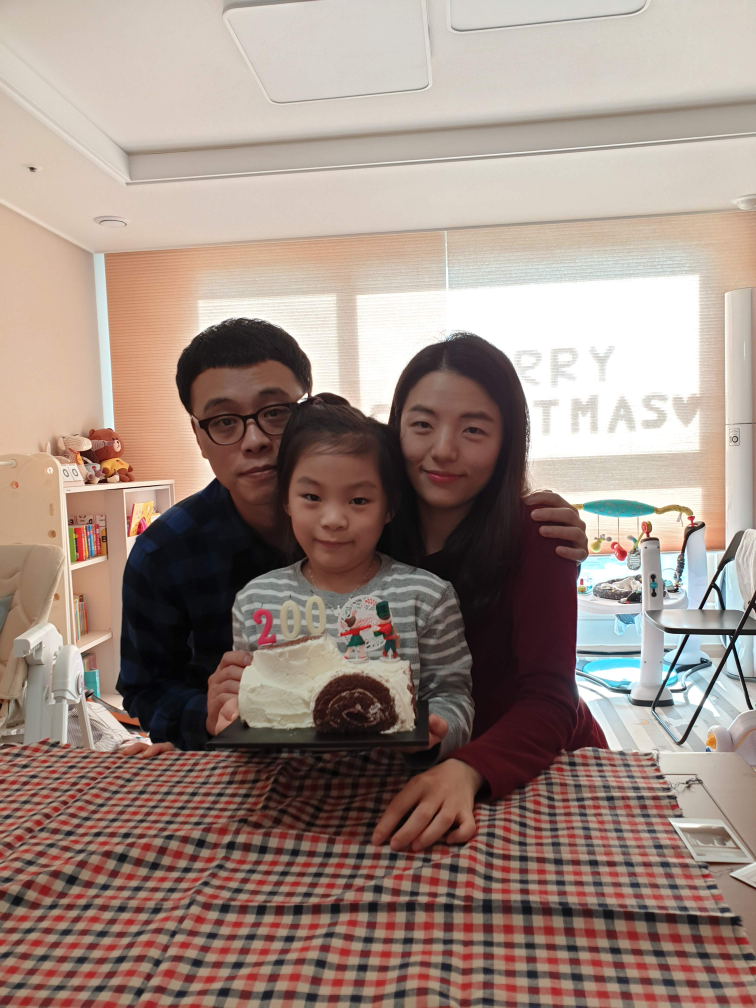
#> input picture 98_LearningData/01_Origin/20181225_113834.jpg, 3024 x 4032 px (shown at 1/4 size); its folder holds only this picture in this run
$ jupyter execute '502_사진에서_얼굴_추출_후_자르기.ipynb'
#> lines starting #> are read from the running program, lines starting #| are printed output that depends on the picture
#> further down, img is the input picture: shape (4032, 3024, 3); mean B, G, R 129.8, 139, 158.1
[cell 1]
import cv2

[cell 2]
face_cascades = cv2.CascadeClassifier('./98_LearningData/00_haarcascades/haarcascade_frontalface_default.xml')
eye_cascades = cv2.CascadeClassifier('./98_LearningData/00_haarcascades/haarcascade_lefteye_2splits.xml')

[cell 3]
def trim_face(img, fileName):
        #이미지를 흑백으로 변경
#> called with fileName = '20181225_113834.jpg'
        grayscale_img = cv2.cvtColor(img, cv2.COLOR_BGR2GRAY)
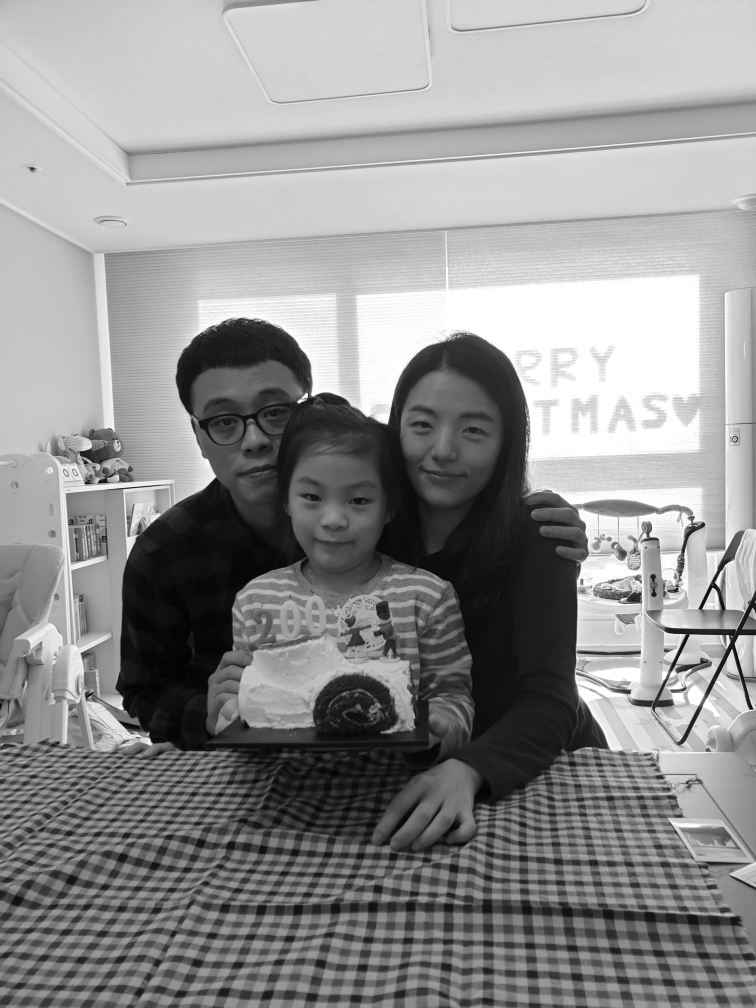
#> grayscale_img: shape (4032, 3024) (shown at 1/4 size); min 0, max 255, mean 143.7

        #얼굴 검출
        faces = face_cascades.detectMultiScale(grayscale_img, scaleFactor=1.1,
                                               minNeighbors=5,
                                               minSize=(100,100),
                                               flags=cv2.CASCADE_SCALE_IMAGE)
#> faces = [[846, 2662, 145, 145], [849, 2601, 158, 158], [1097, 1810, 477, 477], [1544, 1515, 493, 493]]

        iOrd = 1

        #검출한 얼굴 주위에 테두리를 그린다
        for(x, y, width, height) in faces:
            #이미지 자르기
            img_trim = img[y:y+height, x:x+width]

            eye_list = eye_cascades.detectMultiScale(img_trim,scaleFactor = 1.15, minNeighbors=1,minSize=(10,10))

            #눈이 있을 경우(잡힌게 2개 이상)
            if len(eye_list) >= 2:
                '''눈 부분에 표시 처리
                for eye in eye_list:
                    eyeX,eyeY,eyeW,eyeH = eye
                    cv2.rectangle(img_trim, (eyeX, eyeY), (eyeX + eyeW, eyeY + eyeH), (0, 255, 0), thickness=8)
                '''
                #파일명 만들기
                timFileName = fileName.replace(".jpg", "")
                timFileName += "_" + str(iOrd) + ".jpg"

                #이미지 사이즈 리사이즈 하기
                img_trim = cv2.resize(img_trim,(200,200))

                #이미지 흑백 처리
                img_trim = cv2.cvtColor(img_trim, cv2.COLOR_BGR2GRAY)

                #자른 이미지 저장
                cv2.imwrite('./98_LearningData/03_Trim/' + timFileName, img_trim)

                print(str(iOrd) + "번째 얼굴 검출 완료[눈 : " + str(len(eye_list)) + "]")
                iOrd += 1
#> this loop made 4 passes
#> (x, y, width, height, eye_list, timFileName, iOrd) on passes 3 to 4: (1097, 1810, 477, 477, [[102, 105, 118, 118], [279, 111, 125, 125]], '20181225_113834_1.jpg', 2), (1544, 1515, 493, 493, [[286, 121, 137, 137], [88, 103, 126, 126]], '20181225_113834_2.jpg', 3)
#| 1번째 얼굴 검출 완료[눈 : 2]
#| 2번째 얼굴 검출 완료[눈 : 2]
#> pass 1, in trim_face, `img_trim = img[y:y+height, x:x+width]`:
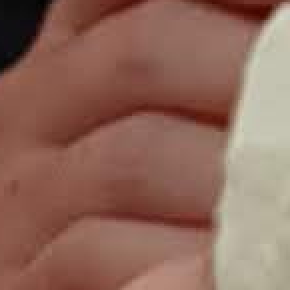
#> img_trim: shape (145, 145, 3) (shown 2 times larger); mean B, G, R 91, 104.8, 142.8
#> pass 2, in trim_face, `img_trim = img[y:y+height, x:x+width]`:
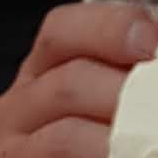
#> img_trim: shape (158, 158, 3); mean B, G, R 81.9, 93.6, 127.7
#> pass 3, in trim_face, `img_trim = img[y:y+height, x:x+width]`:
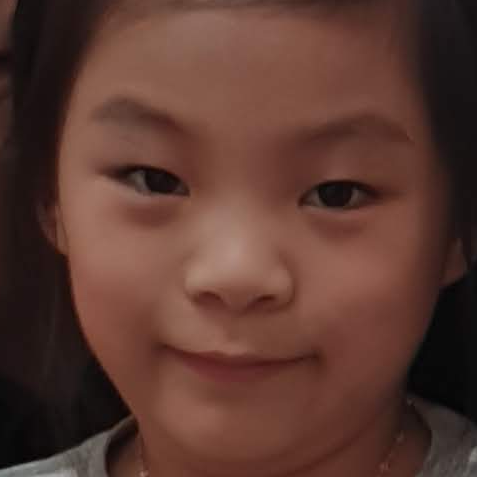
#> img_trim: shape (477, 477, 3); mean B, G, R 49, 57.9, 91.2
#> after the loop:
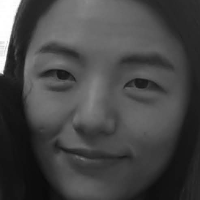
#> img_trim: shape (200, 200); min 9, max 255, mean 70.2
#> after the loop, iOrd = 3

[cell 4]
import os

[cell 5]
files = os.listdir('./98_LearningData/01_Origin')
images = [file for file in files if 'jpg' in file]

[cell 6]
for image in images:
        print("=============================[" + image + "] 얼굴 검출 시작=============================")
        img = cv2.imread('./98_LearningData/01_Origin/' + image)
        trim_face(img, image)
        print("=============================[" + image + "] 얼굴 검출 종료=============================")

$ run again, on 98_LearningData/01_Origin/20191230_142329.jpg
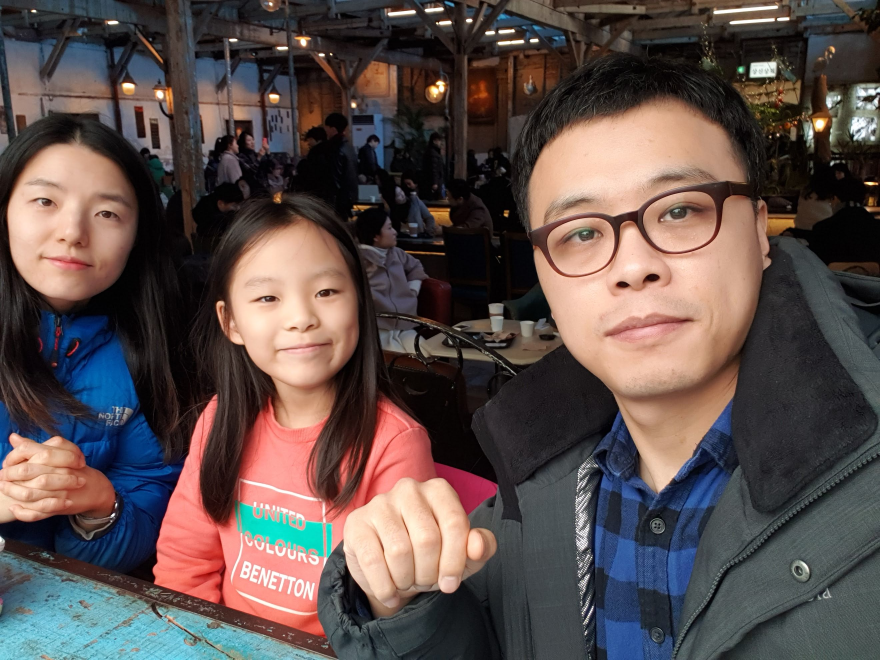
#> input picture 98_LearningData/01_Origin/20191230_142329.jpg, 2640 x 1980 px (shown at 1/3 size)
#> img is the input picture: shape (1980, 2640, 3); mean B, G, R 76, 78.4, 92.1
#> in trim_face, `grayscale_img = cv2.cvtColor(img, cv2.COLOR_BGR2GRAY)`:
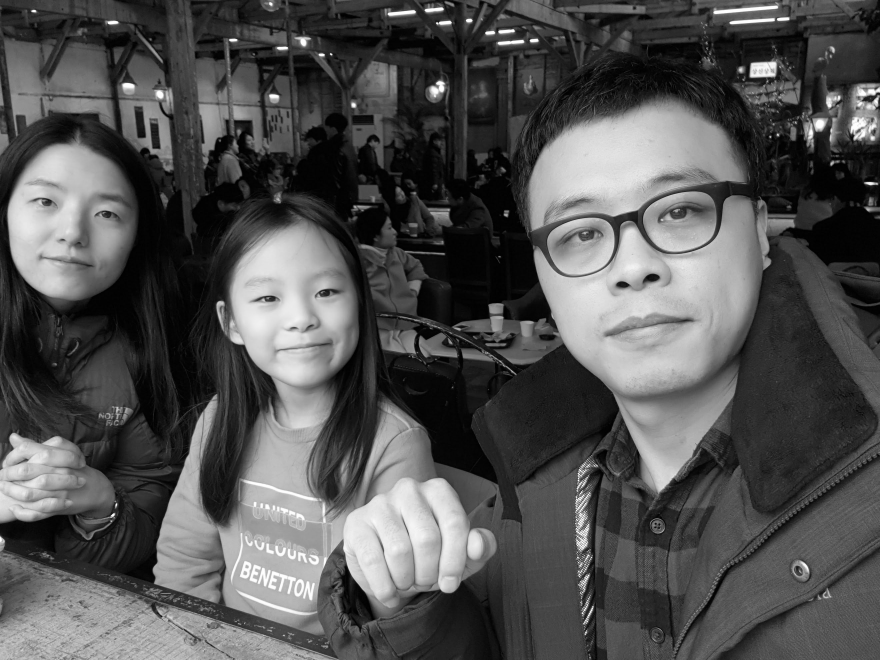
#> grayscale_img: shape (1980, 2640) (shown at 1/3 size); min 0, max 255, mean 82.3
#> faces = [[18, 453, 415, 415], [657, 704, 453, 453], [626, 1436, 406, 406], [1483, 319, 885, 885]]
#> the loop in trim_face, `for(x, y, width, height) in faces:` made 4 passes
#> (x, y, width, height, eye_list, timFileName) on pass 2: (657, 704, 453, 453, [[263, 102, 114, 114], [103, 128, 101, 101]], '20191230_142329_2.jpg')
#> (printed output is left out)
#> after the loop in trim_face, `for(x, y, width, height) in faces:`:
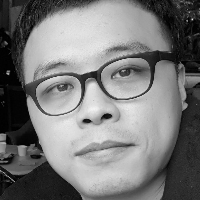
#> img_trim: shape (200, 200); min 0, max 243, mean 121.3
#> after the loop in trim_face, `for(x, y, width, height) in faces:`: iOrd = 4

$ run again, on 98_LearningData/01_Origin/20200101_110730.jpg
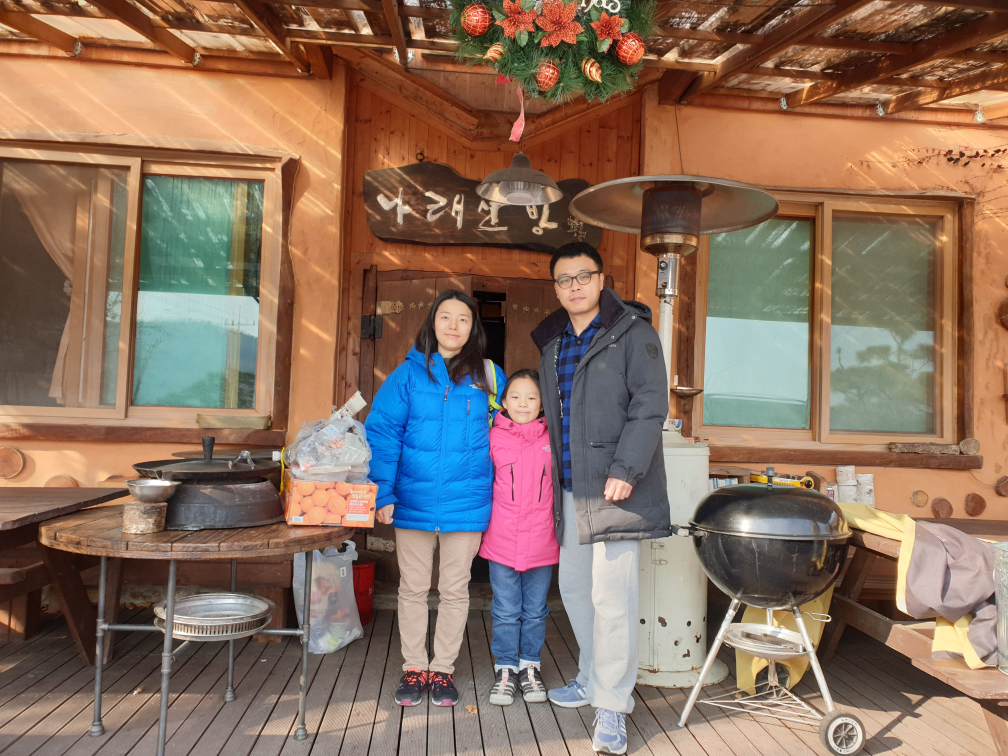
#> input picture 98_LearningData/01_Origin/20200101_110730.jpg, 4032 x 3024 px (shown at 1/4 size)
#> img is the input picture: shape (3024, 4032, 3); mean B, G, R 95.7, 112.1, 138.1
#> in trim_face, `grayscale_img = cv2.cvtColor(img, cv2.COLOR_BGR2GRAY)`:
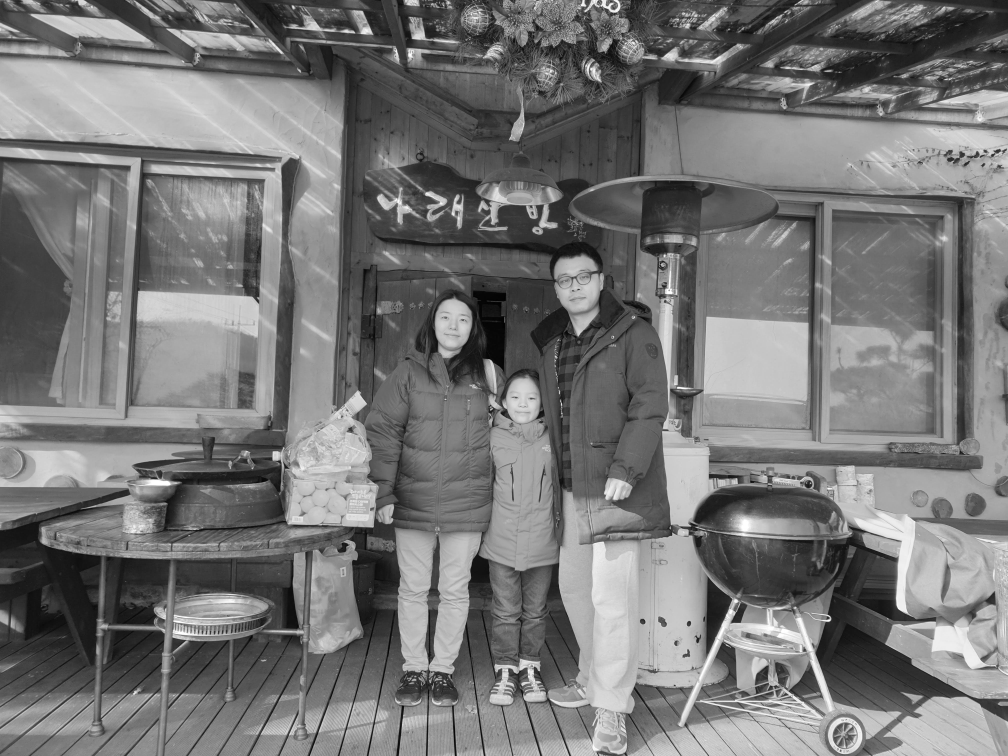
#> grayscale_img: shape (3024, 4032) (shown at 1/4 size); min 0, max 255, mean 118
#> faces = [[1598, 2549, 103, 103], [1484, 2841, 116, 116], [1634, 1522, 137, 137], [2012, 1528, 162, 162], [1725, 1205, 177, 177], [1922, 2333, 184, 184], [1587, 1728, 170, 170], [2184, 1023, 237, 237]]
#> the loop in trim_face, `for(x, y, width, height) in faces:` made 8 passes
#> (x, y, width, height, eye_list, timFileName) on passes 4, 5, 8: (2012, 1528, 162, 162, [[30, 35, 40, 40], [93, 38, 42, 42]], '20200101_110730_1.jpg'), (1725, 1205, 177, 177, [[105, 47, 46, 46], [36, 37, 43, 43]], '20200101_110730_2.jpg'), (2184, 1023, 237, 237, [[62, 74, 38, 38], [94, 123, 28, 28], [130, 56, 46, 46]], '20200101_110730_3.jpg')
#> (printed output is left out)
#> after the loop in trim_face, `for(x, y, width, height) in faces:`:
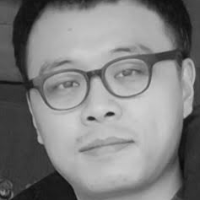
#> img_trim: shape (200, 200); min 9, max 215, mean 128.2
#> after the loop in trim_face, `for(x, y, width, height) in faces:`: iOrd = 4

$ run again, on 98_LearningData/01_Origin/20200229_152440.jpg
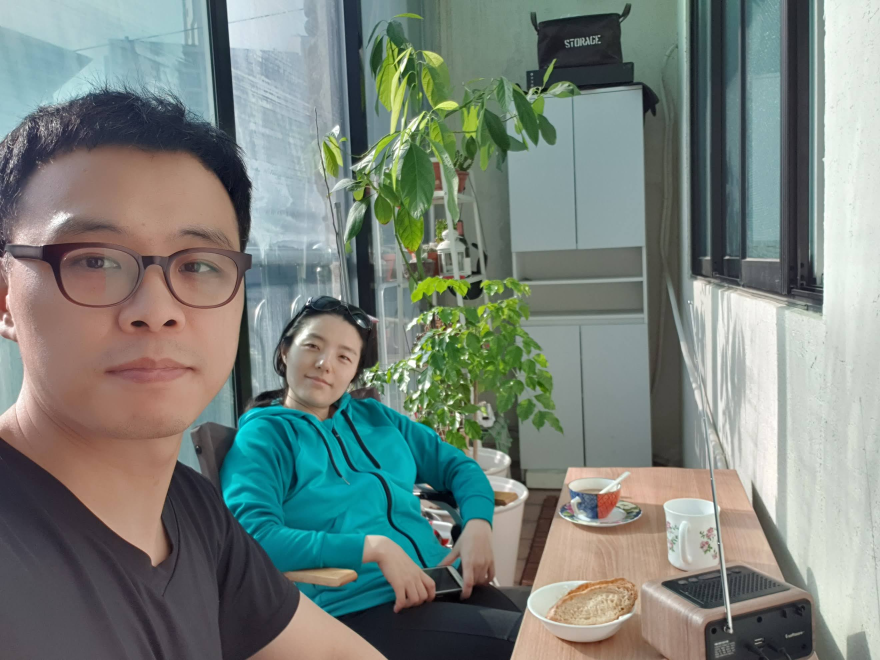
#> input picture 98_LearningData/01_Origin/20200229_152440.jpg, 2640 x 1980 px (shown at 1/3 size)
#> img is the input picture: shape (1980, 2640, 3); mean B, G, R 124.4, 130.9, 121.3
#> faces = [[850, 942, 268, 268], [44, 484, 795, 795]]
#> the loop in trim_face, `for(x, y, width, height) in faces:` made 2 passes
#> (x, y, width, height, eye_list, timFileName, iOrd) on pass 1: (850, 942, 268, 268, [[156, 98, 52, 52], [67, 64, 56, 56]], '20200229_152440_1.jpg', 2)
#> (printed output is left out)
#> pass 1, in trim_face, `img_trim = cv2.cvtColor(img_trim, cv2.COLOR_BGR2GRAY)`:
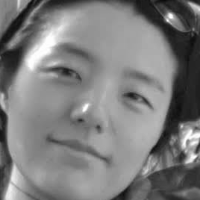
#> img_trim: shape (200, 200); min 10, max 255, mean 125
#> after the loop in trim_face, `for(x, y, width, height) in faces:`:
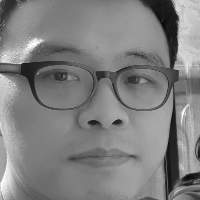
#> img_trim: shape (200, 200); min 7, max 255, mean 128.1
#> after the loop in trim_face, `for(x, y, width, height) in faces:`: iOrd = 3
